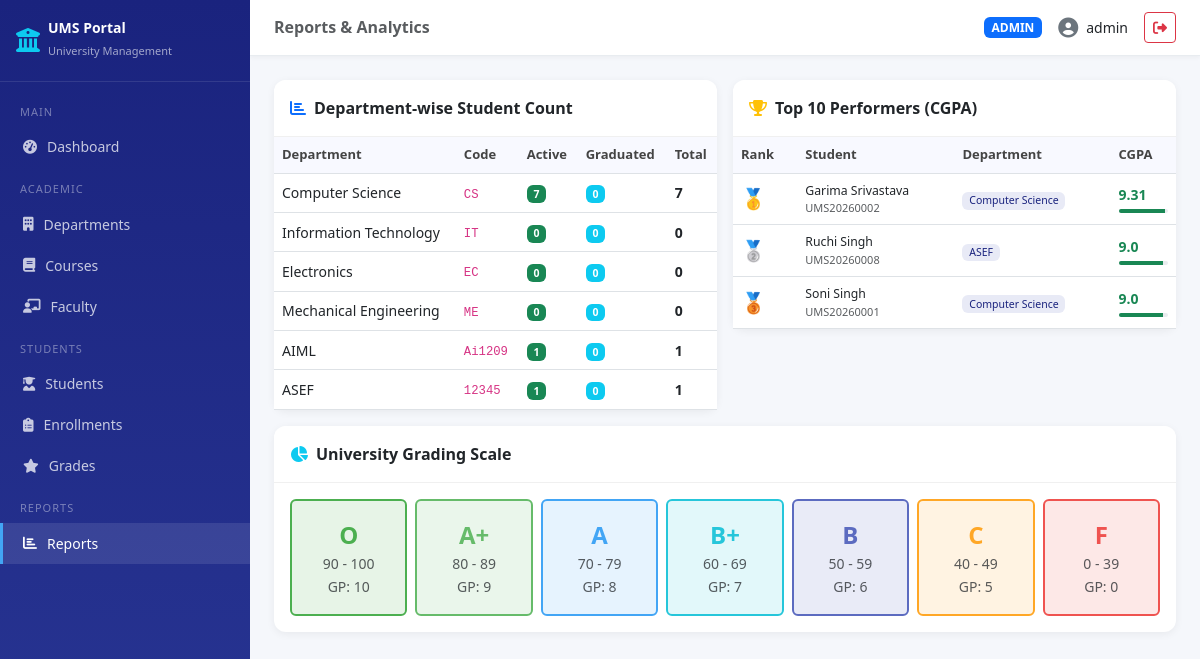
The app's page /reports (signed in) with its own data.
### tables this page shows
CREATE TABLE departments (
                    dept_id    INTEGER PRIMARY KEY AUTOINCREMENT,
                    dept_name  TEXT NOT NULL UNIQUE,
                    dept_code  TEXT NOT NULL UNIQUE,
                    hod_name   TEXT,
                    created_at TEXT DEFAULT (datetime('now'))
                );

CREATE TABLE students (
                    student_id     INTEGER PRIMARY KEY AUTOINCREMENT,
                    enrollment_no  TEXT NOT NULL UNIQUE,
                    first_name     TEXT NOT NULL,
                    last_name      TEXT NOT NULL,
                    email          TEXT NOT NULL UNIQUE,
                    phone          TEXT,
                    dob            TEXT,
                    gender         TEXT,
                    dept_id        INTEGER NOT NULL,
                    semester       INTEGER NOT NULL,
                    admission_year INTEGER NOT NULL,
                    status         TEXT DEFAULT 'Active',
                    created_at     TEXT DEFAULT (datetime('now')),
                    FOREIGN KEY (dept_id) REFERENCES departments(dept_id)
                );

### app.py (the view)
@app.route('/reports')
@login_required()
def reports():
    dept_stats = db.fetch_all("""
        SELECT d.dept_name, d.dept_code,
               COUNT(CASE WHEN s.status='Active'    THEN 1 END) as active,
               COUNT(CASE WHEN s.status='Graduated' THEN 1 END) as graduated
        FROM departments d
        LEFT JOIN students s ON d.dept_id=s.dept_id
        GROUP BY d.dept_id
    """)
    top_students = db.fetch_all("""
        SELECT s.first_name||' '||s.last_name as name,
               s.enrollment_no, d.dept_name,
               ROUND(SUM(c.credits * gl.grade_point) / SUM(c.credits), 2) as cgpa
        FROM enrollments e
        JOIN students s     ON e.student_id=s.student_id
        JOIN courses c      ON e.course_id=c.course_id
        JOIN departments d  ON s.dept_id=d.dept_id
        JOIN grades g       ON e.enrollment_id=g.enrollment_id
        JOIN grade_lookup gl ON g.grade=gl.grade
        GROUP BY s.student_id
        HAVING COUNT(g.grade_id) >= 1
        ORDER BY cgpa DESC LIMIT 10
    """)
    return render_template('reports.html', dept_stats=dept_stats, top_students=top_students)

### app.py (called while the page is built)
def login_required(role=None):
    def decorator(f):
        @wraps(f)
        def wrapper(*args, **kwargs):
            if 'user_id' not in session:
                flash('Please login first!', 'warning')
                return redirect(url_for('login'))
            if role and session.get('role') != role and session.get('role') != 'admin':
                flash('Access denied!', 'danger')
                return redirect(url_for('dashboard'))
            return f(*args, **kwargs)
        return wrapper
    return decorator

    def get_connection(self):
        conn = sqlite3.connect(self.db_path)
        conn.row_factory = sqlite3.Row
        conn.execute("PRAGMA foreign_keys = ON")
        return conn

    def fetch_all(self, query, params=()):
        conn = self.get_connection()
        try:
            cur = conn.execute(query, params)
            return [dict(row) for row in cur.fetchall()]
        except sqlite3.Error as e:
            raise Exception(f"Fetch error: {e}")
        finally:
            conn.close()

### templates/reports.html (shortened to what this page needs)
{% extends "base.html" %}
{% block page_title %}Reports & Analytics{% endblock %}
{% block content %}
<div class="row g-3">
    <div class="col-lg-6">
        <div class="card">
            <div class="card-header py-3">
                <i class="fas fa-chart-bar me-2 text-primary"></i>Department-wise Student Count
            </div>
            <div class="card-body p-0">
                <table class="table mb-0">
                    <thead>
                        <tr>
                            <th>Department</th>
                            <th>Code</th>
                            <th>Active</th>
                            <th>Graduated</th>
                            <th>Total</th>
                        </tr>
                    </thead>
                    <tbody>
                        {% if dept_stats %}
                            {% for d in dept_stats %}
                            <tr>
                                <td class="fw-medium small">{{ d.dept_name }}</td>
                                <td><code class="small">{{ d.dept_code }}</code></td>
                                <td><span class="badge bg-success">{{ d.active if d.active else 0 }}</span></td>
                                <td><span class="badge bg-info">{{ d.graduated if d.graduated else 0 }}</span></td>
                                <td><strong>{{ (d.active if d.active else 0) + (d.graduated if d.graduated else 0) }}</strong></td>
                            </tr>
                            {% endfor %}
                        {% else %}
                            <tr>
                                <td colspan="5" class="text-center text-muted py-3">Koi data nahi mila</td>
                            </tr>
                        {% endif %}
                    </tbody>
                </table>
            </div>
        </div>
    </div>
    <div class="col-lg-6">
        <div class="card">
            <div class="card-header py-3">
                <i class="fas fa-trophy me-2 text-warning"></i>Top 10 Performers (CGPA)
            </div>
            <div class="card-body p-0">
                <table class="table mb-0">
                    <thead>
                        <tr>
                            <th>Rank</th>
                            <th>Student</th>
                            <th>Department</th>
                            <th>CGPA</th>
                        </tr>
                    </thead>
                    <tbody>
                        {% if top_students %}
                            {% for s in top_students %}
                            <tr>
                                <td>
                                    {% if loop.index == 1 %}
                                        <span class="fw-bold fs-5">🥇</span>
                                    {% elif loop.index == 2 %}
                                        <span class="fw-bold fs-5">🥈</span>
                                    {% elif loop.index == 3 %}
                                        <span class="fw-bold fs-5">🥉</span>
                                    {% else %}
                                        <span class="text-muted fw-semibold">{{ loop.index }}</span>
                                    {% endif %}
                                </td>
                                <td>
                                    <div class="small fw-medium">{{ s.name }}</div>
                                    <div class="text-muted" style="font-size:11px;">{{ s.enrollment_no }}</div>
                                </td>
                                <td>
                                    <span class="badge badge-dept small">{{ s.dept_name }}</span>
                                </td>
                                <td>
                                    {% if s.cgpa >= 8 %}
                                        <span class="fw-bold text-success">{{ s.cgpa }}</span>
                                        <div class="progress mt-1" style="height:4px;">
                                            <div class="progress-bar bg-success" style="width:{{ ((s.cgpa / 10) * 100)|round }}%;"></div>
                                        </div>
                                    {% elif s.cgpa >= 6 %}
                                        <span class="fw-bold text-primary">{{ s.cgpa }}</span>
                                        <div class="progress mt-1" style="height:4px;">
                                            <div class="progress-bar bg-primary" style="width:{{ ((s.cgpa / 10) * 100)|round }}%;"></div>
                                        </div>
                                    {% else %}
                                        <span class="fw-bold text-warning">{{ s.cgpa }}</span>
                                        <div class="progress mt-1" style="height:4px;">
                                            <div class="progress-bar bg-warning" style="width:{{ ((s.cgpa / 10) * 100)|round }}%;"></div>
                                        </div>
                                    {% endif %}
                                </td>
                            </tr>
                            {% endfor %}
                        {% else %}
                            <tr>
                                <td colspan="4" class="text-center text-muted py-4">
                                    <i class="fas fa-info-circle me-1"></i> Abhi koi grade data nahi hai
                                </td>
                            </tr>
                        {% endif %}
                    </tbody>
                </table>
            </div>
        </div>
    </div>
    <div class="col-12">
        <div class="card">
            <div class="card-header py-3">
                <i class="fas fa-chart-pie me-2 text-info"></i>University Grading Scale
            </div>
            <div class="card-body">
                <div class="row g-2 text-center">
                    <div class="col">
                        <div class="p-3 rounded" style="background:#4caf5022; border:2px solid #4caf50;">
                            <div class="fw-bold fs-4" style="color:#4caf50;">O</div>
                            <small class="text-muted d-block">90 - 100</small>
                            <small class="text-muted">GP: 10</small>
                        </div>
                    </div>
                    <div class="col">
                        <div class="p-3 rounded" style="background:#66bb6a22; border:2px solid #66bb6a;">
                            <div class="fw-bold fs-4" style="color:#66bb6a;">A+</div>
                            <small class="text-muted d-block">80 - 89</small>
                            <small class="text-muted">GP: 9</small>
                        </div>
                    </div>
                    <div class="col">
                        <div class="p-3 rounded" style="background:#42a5f522; border:2px solid #42a5f5;">
                            <div class="fw-bold fs-4" style="color:#42a5f5;">A</div>
                            <small class="text-muted d-block">70 - 79</small>
                            <small class="text-muted">GP: 8</small>
                        </div>
                    </div>
                    <div class="col">
                        <div class="p-3 rounded" style="background:#26c6da22; border:2px solid #26c6da;">
                            <div class="fw-bold fs-4" style="color:#26c6da;">B+</div>
                            <small class="text-muted d-block">60 - 69</small>
                            <small class="text-muted">GP: 7</small>
                        </div>
                    </div>
                    <div class="col">
                        <div class="p-3 rounded" style="background:#5c6bc022; border:2px solid #5c6bc0;">
                            <div class="fw-bold fs-4" style="color:#5c6bc0;">B</div>
                            <small class="text-muted d-block">50 - 59</small>
                            <small class="text-muted">GP: 6</small>
                        </div>
                    </div>
                    <div class="col">
                        <div class="p-3 rounded" style="background:#ffa72622; border:2px solid #ffa726;">
                            <div class="fw-bold fs-4" style="color:#ffa726;">C</div>
                            <small class="text-muted d-block">40 - 49</small>
                            <small class="text-muted">GP: 5</small>
                        </div>
                    </div>
                    <div class="col">
                        <div class="p-3 rounded" style="background:#ef535022; border:2px solid #ef5350;">
                            <div class="fw-bold fs-4" style="color:#ef5350;">F</div>
                            <small class="text-muted d-block">0 - 39</small>
                            <small class="text-muted">GP: 0</small>
                        </div>
                    </div>
                </div>
            </div>
        </div>
    </div>
</div>
{% endblock %}

### templates/base.html (style rules this page uses)
:root { --primary: #1a237e; --secondary: #283593; --accent: #42a5f5; --sidebar-width: 250px; }
body { background: #f5f7fb; font-family: 'Segoe UI', sans-serif; }
.card { border: none; border-radius: 12px; box-shadow: 0 2px 8px rgba(0,0,0,.06); }
.card-header { background: white; border-bottom: 1px solid #f0f0f0; border-radius: 12px 12px 0 0 !important; font-weight: 600; }
.table th { background: #f8f9ff; color: #444; font-weight: 600; font-size: 13px; }
.table td { font-size: 14px; vertical-align: middle; }
.badge-dept { background: #e8eaf6; color: var(--primary); font-weight: 500; }

### records on screen
departments: dept_name "Computer Science", dept_code "CS", active "7", graduated "0"
departments: dept_name "Information Technology", dept_code "IT", active "0", graduated "0"
departments: dept_name "Electronics", dept_code "EC", active "0", graduated "0"
departments: dept_name "Mechanical Engineering", dept_code "ME", active "0", graduated "0"
departments: dept_name "AIML", dept_code "Ai1209", active "1", graduated "0"
departments: dept_name "ASEF", dept_code "12345", active "1", graduated "0"
students: name "Garima Srivastava", enrollment_no "UMS20260002", dept_name "Computer Science", cgpa "9.31", {{ ((s.cgpa / 10) * 100)|round }} 93.0 (drawn)
students: name "Ruchi Singh", enrollment_no "UMS20260008", dept_name "ASEF", cgpa "9.0", {{ ((s.cgpa / 10) * 100)|round }} 90.0 (drawn)
students: name "Soni Singh", enrollment_no "UMS20260001", dept_name "Computer Science", cgpa "9.0", {{ ((s.cgpa / 10) * 100)|round }} 90.0 (drawn)

### other values on screen
{{ session.get('role', '') | upper }} "ADMIN"
{{ session.get('username', '') }} "admin"
